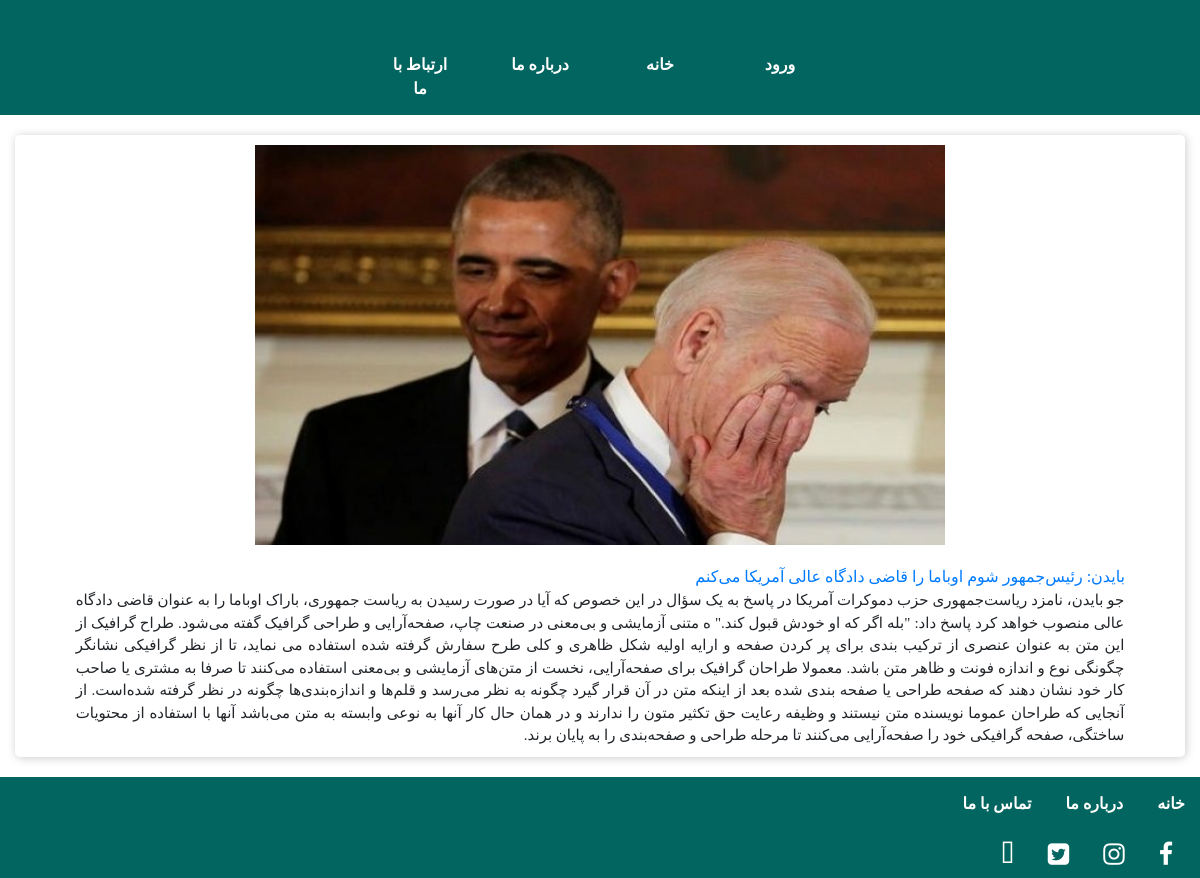
The app's page /seenews.php?postid=9 with its own data.
### tables this page shows
CREATE TABLE `menu` (
  `id` int(11) NOT NULL,
  `title` varchar(100) NOT NULL,
  `link` varchar(200) NOT NULL
);

CREATE TABLE `specialpost` (
  `id` int(11) NOT NULL,
  `title` varchar(100) NOT NULL,
  `src` varchar(100) NOT NULL,
  `content` varchar(5000) NOT NULL
);

### seenews.php (the view, shortened to what this page needs)
<?php include ("header.php"); ?>
<?php include ("config.php"); ?>
<?php
$postid=$_GET["postid"];
$posrsql="SELECT * FROM  `specialpost` WHERE `id`=$postid;";
$postquery=mysqli_query($connect,$posrsql);
while($postfetch=mysqli_fetch_assoc($postquery))
{
?>
    <div class="rm-big-content">
       <div class="rm-big-content-thumb">
        <img src=<?php echo $postfetch["src"]; ?>>
       </div>
       <div class="rm-big-content-txt">
        <a href="#"><?php echo $postfetch["title"]; ?></a>
        <p><?php echo $postfetch["content"]; ?></p>
       </div>
    </div>
<?php
}
?>
 <?php include ("footer.php"); ?>
</body>
</html>

### header.php (shortened to what this page needs)
<!DOCTYPE html>
<html>
<head>
    <link rel="stylesheet" href="https://cdnjs.cloudflare.com/ajax/libs/font-awesome/4.7.0/css/font-awesome.min.css">
    <link rel="stylesheet" href="css/bootstrap.min.css">
    <link rel="stylesheet" href="css/fontawesome.css">
	<link rel="stylesheet" href="css/style.css">
</head>
<body>
    <div class="menu" >
            <ul class="nav justify-content-center">
            <?php
			 include ("config.php");
			 $mnu="SELECT * FROM  `menu` ORDER BY  `id` DESC ;";
			 $mnuresult=mysqli_query($connect,$mnu);
			 while($mnufetch=mysqli_fetch_assoc($mnuresult))
			 {
			?>
                <li class="nav-item active"><a href=<?php echo $mnufetch["link"] ?> class="nav-link"><?php echo $mnufetch["title"] ?></a></li>
                <?php
			 }
				?>
            </ul>
    </div>

### css/style.css (style rules this page uses)
*,div,p,ul { padding:0px; margin:0px; }
body { font-family:"b yekan"; direction: rtl; }
.menu { background-color: #03655f; height:115px; direction: ltr; }
.menu ul { padding-top: 40px; }
.menu li a { color:#fff; font-weight: 800; }
.menu li { padding:5px 10px; border-radius: 10px; width: 120px; height: 40px; text-align: center; }
.rm-big-content { text-align: right; direction: rtl; margin: 20px 15px; border-radius: 5px; -webkit-box-shadow: 1px 1px 10px 0px rgba(204,204,204,1); -moz-box-shadow: 1px 1px 10px 0px rgba(204,204,204,1); box-shadow: 1px 1px 10px 0px rgba(204,204,204,1); padding: 10px; min-height: 500px; height: auto; }
.rm-big-content-thumb { text-align: center; margin-bottom: 20px; }
.rm-big-content-thumb img { height: 400px; width: 60%; margin: 0 auto; }
.rm-big-content-txt { padding: 0 40px; }
.rm-big-content-txt a { padding: 10px; }
.rm-big-content-txt p { height: auto; margin: 0 1%; text-align: justify; font-size: 15px; }

### records on screen
menu: title "ارتباط با ما"
menu: title "درباره ما"
menu: title "خانه"
menu: title "ورود"
specialpost: src (picture), title "بایدن: رئیس‌جمهور شوم اوباما را قاضی دادگاه عالی آمریکا می‌کنم", content "جو بایدن، نامزد ریاست‌جمهوری حزب دموکرات آمریکا در پاسخ به یک سؤال در این خصوص که آیا در صورت رسیدن به ریاست جمهوری، باراک اوباما را به عنوان قاضی دادگاه عالی منصوب خواهد کرد پاسخ داد: \"بله اگر که او خودش قبول کند.\" ه متنی آزمایشی و بی‌معنی در صنعت چاپ، صفحه‌آرایی و طراحی گرافیک گفته می‌شود. طراح گرافیک از این متن به عنوان عنصری از ترکیب بندی برای پر کردن صفحه و ارایه اولیه شکل ظاهری و کلی طرح سفارش گرفته شده استفاده می نماید، تا از نظر گرافیکی نشانگر چگونگی نوع و اندازه فونت و ظاهر متن باشد. معمولا طراحان گرافیک برای صفحه‌آرایی، نخست از متن‌های آزمایشی و بی‌معنی استفاده می‌کنند تا صرفا به مشتری یا صاحب کار خود نشان دهند که صفحه طراحی یا صفحه بندی شده بعد از اینکه متن در آن قرار گیرد چگونه…"
